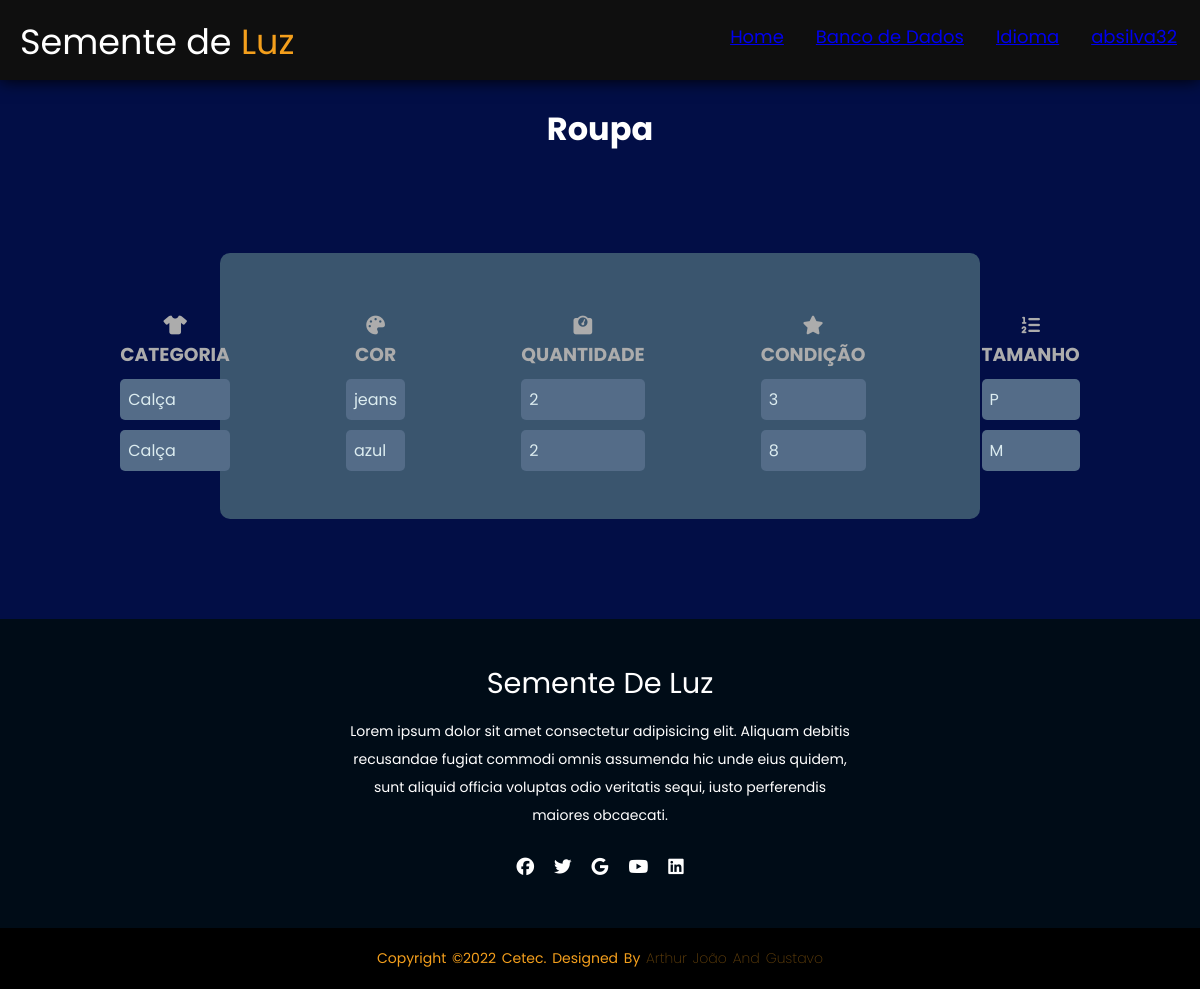
The app's page /estoque/verroupa/ (signed in), older data.
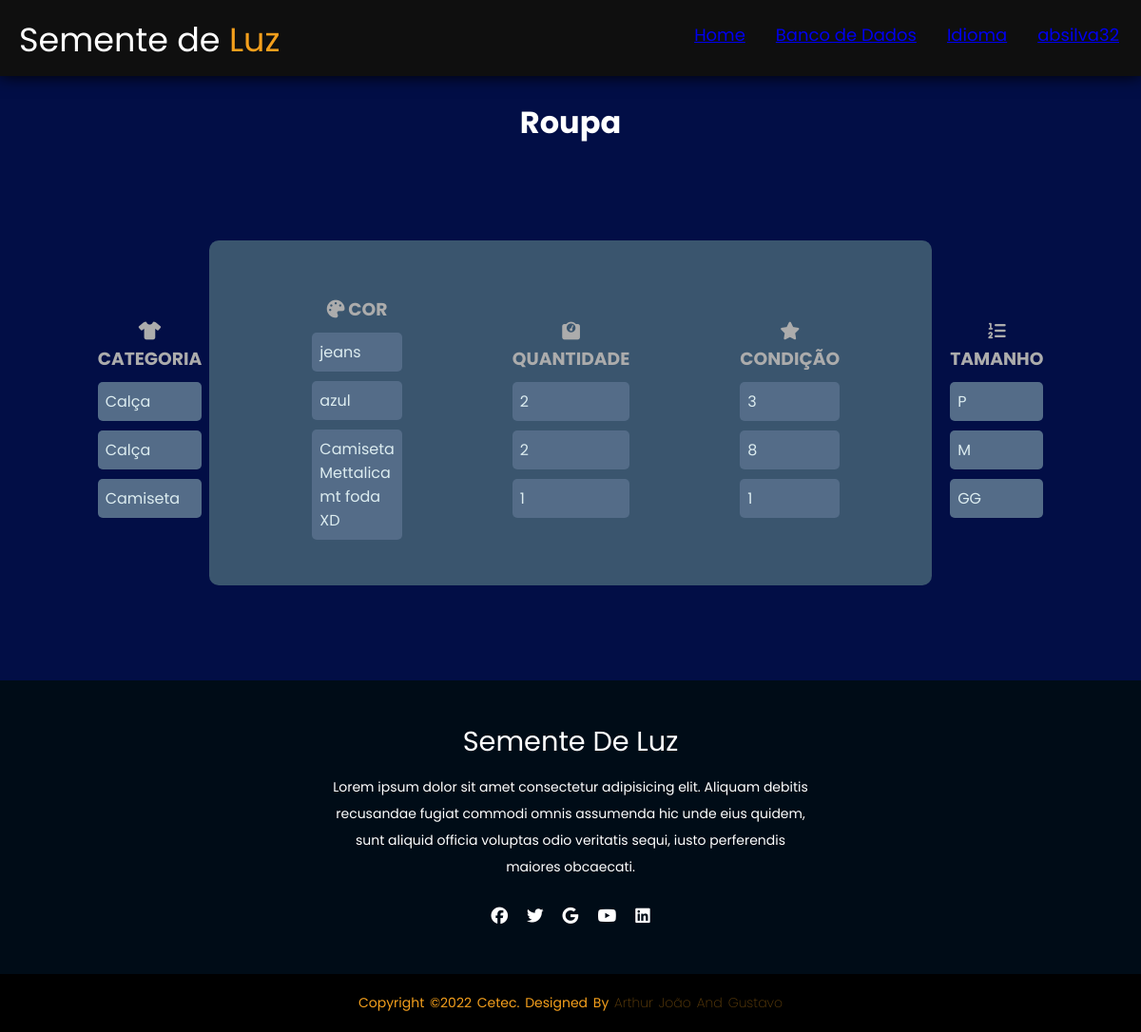
The same page, newer data.
### estoque/models.py (models this page shows, shortened)
class Roupa (models.Model):
    tipos = models.CharField (max_length = 30, choices=ROUPA_CHOICES, null=True)
    cor = models.CharField (max_length = 30, null=True)
    qntd = models.IntegerField(null=True)
    tamanho = models.CharField(max_length = 3, choices=TAMANHOROUPA_CHOICES, null=True)
    condicao = models.IntegerField(choices=CONDICAO_CHOICES, null=True)

### estoque/views.py (the view)
class VerRoupaView(ListView):
    model= Roupa
    template_name = 'ver_roupas.html'

### estoque/templates/ver_roupas.html (shortened to what this page needs)
{% load static %}
<!DOCTYPE html>
<html lang="en">
<head>
    <link rel="stylesheet" type="text/css" href='{% static "/css/ver_estoque.css" %}'>
</head>
<body>
    <header>
        <div class="logo">
            Semente de <span>Luz</span></div>
            <ul>
                <li><a href="{%url 'home' %}">Home</li></a>
                <li><a href="/estoque/escolha">Banco de Dados</li></a>
                <li><a href="/estoque/language/"> Idioma</li></a>
                <li>
                    <a href="/estoque/perfil">{{request.user}}</a>
                </li>
            </ul>
    </header>
    <br>
    <h1>Roupa</h1>
    <div class="card">
        <div class="card2">
            <div class="textfield">
                <h3><i class="fa-solid fa-shirt"></i> Categoria </h3>
                    {% for Roupa in object_list %}
                        <p class="text">{{Roupa.tipos}}</p>
                    {% endfor %}
            </div>
            </div>
            <div class="card2">
                <div class="textfield">
                    <h3><i class="fa-solid fa-palette"></i> Cor </h3>
                    {% for Roupa in object_list %}
                        <p class="text">{{Roupa.cor}}</p>
                    {% endfor %}
                </div>
                </div>
                <div class="card2">
                    <div class="textfield">
                        <h3><i class="fa-solid fa-weight-scale"></i> Quantidade </h3>
                        {% for Roupa in object_list %}
                        <p class="text">{{Roupa.qntd}}</p>
                    {% endfor %}
                    </div>
                    </div>
                    <div class="card2">
                        <div class="textfield">
                            <h3><i class="fa-solid fa-star"></i> Condição </h3>
                            {% for Roupa in object_list %}
                        <p class="text">{{Roupa.condicao}}</p>
                    {% endfor %}
                        </div>
                    </div>
                    <div class="card2">
                        <div class="textfield">
                            <h3><i class="fa-solid fa-list-ol"></i> Tamanho </h3>
                            {% for Roupa in object_list %}
                        <p class="text">{{Roupa.tamanho}}</p>
                    {% endfor %}
                        </div>
                    </div>
    </div>
    <footer>
        <div class="footer-content">
            <h3>Semente de Luz</h3>
            <p>Lorem ipsum dolor sit amet consectetur adipisicing elit. Aliquam debitis recusandae fugiat commodi omnis assumenda hic unde eius quidem, sunt aliquid officia voluptas odio veritatis sequi, iusto perferendis maiores obcaecati.</p>
            <ul class="socials">
                <li><a href="#"><i class="fa-brands fa-facebook"></i></a></li>
                <li><a href="#"><i class="fa-brands fa-twitter"></i></a></li>
                <li><a href="#"><i class="fa-brands fa-google"></i></a></li>
                <li><a href="#"><i class="fa-brands fa-youtube"></i></a></li>
                <li><a href="#"><i class="fa-brands fa-linkedin"></i></a></li>
            </ul>
        </div>
        <div class="footer-bottom">
            <p>copyright &copy;2022 Cetec. designed by <span>Arthur João and Gustavo</span></p>
        </div>
    </footer>
</body>
</html>

Row changes from the older to the newer data that the page shows:
added Roupa: tipos "Camiseta", cor "Camiseta Mettalica mt foda XD", qntd "1", condicao "1", tamanho "GG"
